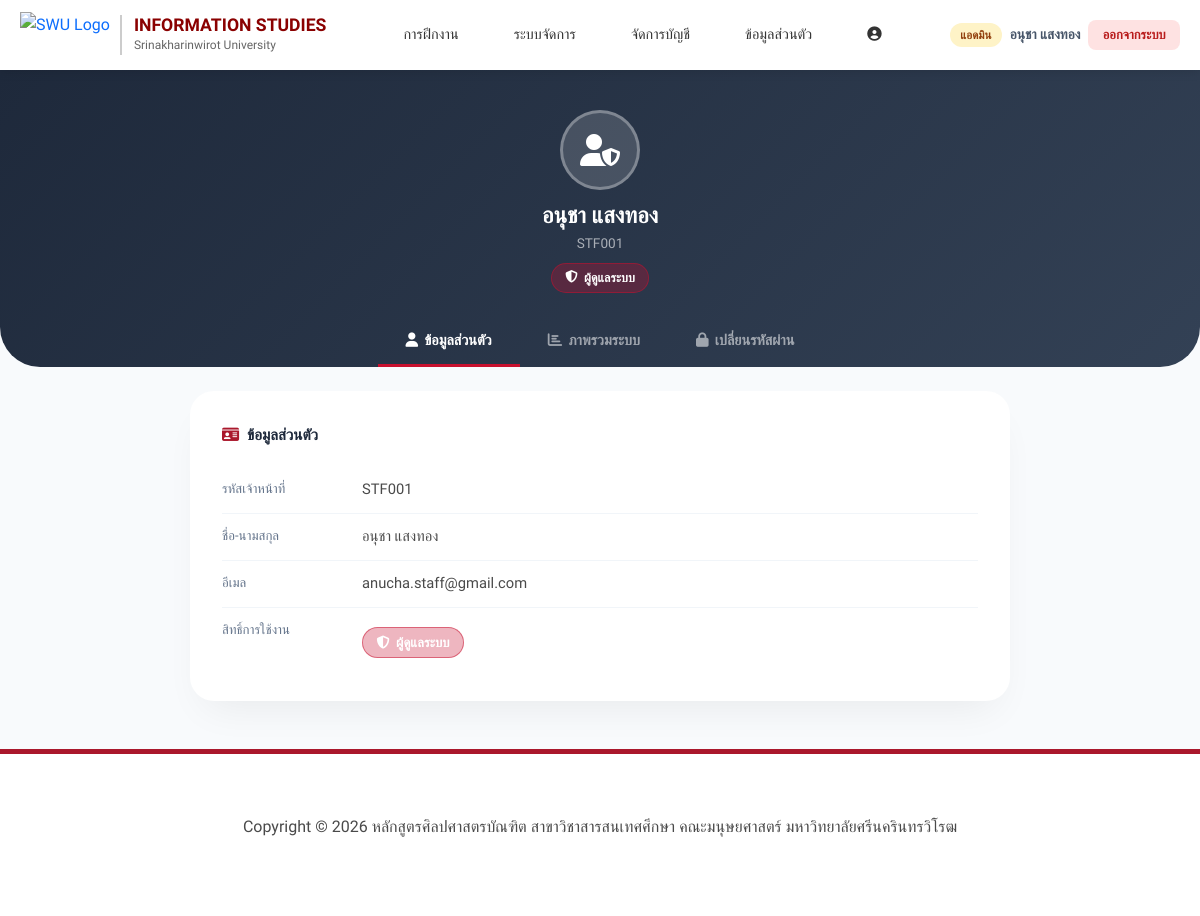
Screenshot of /pages/admin/admin_profile.php (signed in) with the database file from the repository.
### tables this page shows
CREATE TABLE `staff` (
  `staffid` varchar(10) NOT NULL,
  `staffname` varchar(100) NOT NULL,
  `email` varchar(100) DEFAULT NULL,
  `phone` varchar(15) DEFAULT NULL,
  `tchID` varchar(10) DEFAULT NULL,
  `password` varchar(255) DEFAULT '1234'
);

### pages/admin/admin_profile.php (the view, shortened to what this page needs)
<?php
require_once '../../includes/db_connect.php';
$staffid = $_SESSION['user_id'];
$stmt = $conn->prepare("SELECT * FROM staff WHERE staffid = ?");
$stmt->execute([$staffid]);
$staff = $stmt->fetch(PDO::FETCH_ASSOC);
?>
<!DOCTYPE html>
<html lang="th">
<head>
    <link href="https://cdn.jsdelivr.net/npm/bootstrap@5.3.2/dist/css/bootstrap.min.css" rel="stylesheet">
    <link rel="stylesheet" href="https://cdnjs.cloudflare.com/ajax/libs/font-awesome/6.4.0/css/all.min.css">
</head>
<body>
<?php include '../../includes/header.php'; ?>
<div class="profile-hero">
    <div class="text-center px-3">
        <div class="avatar-circle"><i class="fas fa-user-shield"></i></div>
        <h1 class="hero-name"><?= htmlspecialchars($staff['staffname'] ?? '-') ?></h1>
        <p class="hero-id"><?= htmlspecialchars($staff['staffid'] ?? '') ?></p>
        <div><span class="admin-badge"><i class="fas fa-shield-alt"></i> ผู้ดูแลระบบ</span></div>
    </div>
    <div class="hero-tabs">
        <button class="hero-tab active" onclick="switchTab('profile', this)">
            <i class="fas fa-user"></i> ข้อมูลส่วนตัว
        </button>
        <button class="hero-tab" onclick="switchTab('overview', this)">
            <i class="fas fa-chart-bar"></i> ภาพรวมระบบ
        </button>
        <button class="hero-tab" onclick="switchTab('password', this)">
            <i class="fas fa-lock"></i> เปลี่ยนรหัสผ่าน
        </button>
    </div>
</div>
<div class="modern-container mb-5">
    <div id="tab-profile" class="tab-pane active">
        <div class="info-card">
            <p class="section-title"><i class="fas fa-id-card"></i> ข้อมูลส่วนตัว</p>
            <div class="info-row">
                <span class="info-label">รหัสเจ้าหน้าที่</span>
                <span class="info-value"><?= htmlspecialchars($staff['staffid'] ?? '-') ?></span>
            </div>
            <div class="info-row">
                <span class="info-label">ชื่อ-นามสกุล</span>
                <span class="info-value"><?= htmlspecialchars($staff['staffname'] ?? '-') ?></span>
            </div>
            <div class="info-row">
                <span class="info-label">อีเมล</span>
                <span class="info-value"><?= htmlspecialchars($staff['email'] ?? '-') ?></span>
            </div>
            <div class="info-row">
                <span class="info-label">สิทธิ์การใช้งาน</span>
                <span class="info-value"><span class="admin-badge" style="font-size:0.82rem;"><i class="fas fa-shield-alt"></i> ผู้ดูแลระบบ</span></span>
            </div>
        </div>
    </div>
</div>
<?php include '../../includes/footer.php'; ?>
</body>
</html>

### assets/css/style.css (style rules this page uses)
* { box-sizing: border-box; }
:root { --swu-red: #aa182c; --swu-dark-red: #881322; --text-color: #4a4a4a; --light-gray: #f8f8f8; --white: #ffffff; }
body { font-family: 'Sarabun', 'Prompt', sans-serif; color: var(--text-color); line-height: 1.6; padding-top: 70px; }
html { overflow-x: hidden; }

### pages/admin/admin_profile.php (style rules this page uses)
:root { --swu-red:#c8102e; --swu-dark-red:#9e0b23; --bg:#f8fafc; --card:#fff; --text:#1e293b; --muted:#64748b; }
body { font-family:'Prompt',sans-serif; background:var(--bg); color:var(--text); min-height:100vh; }
.profile-hero { background: linear-gradient(135deg, #1e293b 0%, #334155 100%); padding: 2.5rem 0 0; border-radius: 0 0 2.5rem 2.5rem; margin-bottom: 1.5rem; }
.avatar-circle { width:80px; height:80px; background:rgba(255,255,255,0.15); border:3px solid rgba(255,255,255,0.3); border-radius:50%; display:flex; align-items:center; justify-content:center; font-size:2rem; color:white; margin:0 auto 0.75rem; }
.hero-name { font-size:1.4rem; font-weight:700; color:white; margin:0; }
.hero-id { font-size:0.85rem; color:rgba(255,255,255,0.6); margin:0.25rem 0 0; }
.admin-badge { display:inline-flex; align-items:center; gap:0.4rem; background:rgba(200,16,46,0.3); border:1px solid rgba(200,16,46,0.5); color:white; padding:0.25rem 0.85rem; border-radius:50px; font-size:0.78rem; font-weight:600; margin-top:0.5rem; }
.hero-tabs { display:flex; justify-content:center; margin-top:1.5rem; }
.hero-tab { padding:0.75rem 1.75rem; border:none; background:transparent; color:rgba(255,255,255,0.55); font-family:'Prompt',sans-serif; font-size:0.9rem; font-weight:600; cursor:pointer; transition:all 0.2s; border-bottom:3px solid transparent; display:flex; align-items:center; gap:0.4rem; }
.hero-tab.active { color:white; border-bottom-color:#c8102e; }
.modern-container { max-width:860px; margin:0 auto; padding:0 1.25rem; }
.tab-pane { display:none; animation:fadeIn 0.3s ease; }
.tab-pane.active { display:block; }
.info-card, .pass-card { background:var(--card); border-radius:1.5rem; box-shadow:0 20px 40px -15px rgba(0,0,0,0.07); padding:2rem; margin-bottom:1.5rem; }
.section-title { font-size:0.95rem; font-weight:700; color:var(--text); margin-bottom:1.25rem; display:flex; align-items:center; gap:0.5rem; }
.section-title i { color:var(--swu-red); }
.info-row { display:flex; align-items:flex-start; padding:0.7rem 0; border-bottom:1px solid #f1f5f9; }
.info-row:last-child { border-bottom:none; }
.info-label { width:140px; font-size:0.82rem; color:var(--muted); flex-shrink:0; }
.info-value { font-size:0.92rem; font-weight:500; }

### rows the page displays
staff: staffname "อนุชา แสงทอง", staffid "STF001", email "anucha.staff@gmail.com"

### other values shown
$role_label['label'] "แอดมิน"
$display_name "อนุชา แสงทอง"
